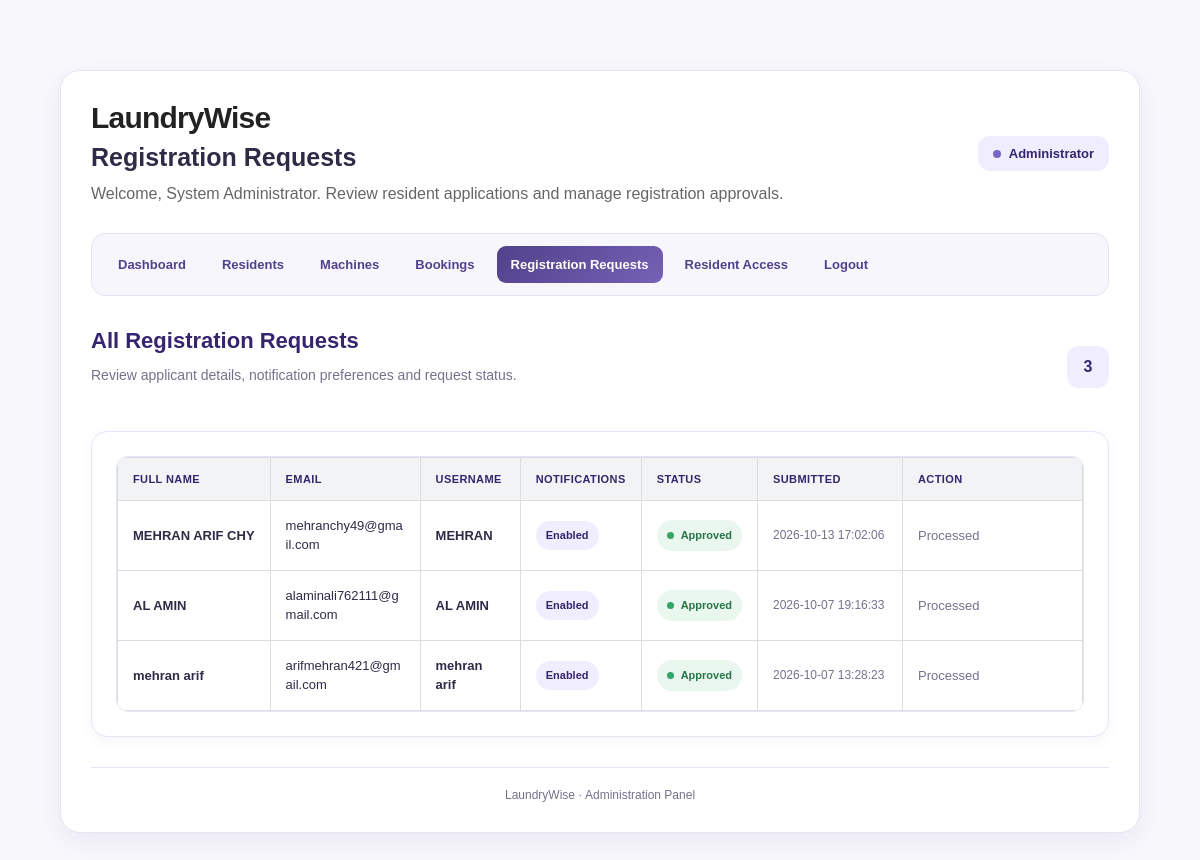
/admin_registration_requests.php (signed in), run on the app's committed database.
### tables this page shows
CREATE TABLE `resident_requests` (
  `id` int(11) NOT NULL,
  `full_name` varchar(100) NOT NULL,
  `email` varchar(150) NOT NULL,
  `username` varchar(100) NOT NULL,
  `password_hash` varchar(255) NOT NULL,
  `email_notifications_enabled` tinyint(1) NOT NULL DEFAULT 0,
  `status` enum('pending','approved','rejected') NOT NULL DEFAULT 'pending',
  `created_at` timestamp NOT NULL DEFAULT current_timestamp()
);

### admin_registration_requests.php (the view, shortened to what this page needs)
<?php
require_once "config/database.php";
$requests = [];
$result = $conn->query(
    "SELECT
        id,
        full_name,
        email,
        username,
        email_notifications_enabled,
        status,
        created_at
     FROM resident_requests
     ORDER BY created_at DESC"
);
if ($result) {
    while ($row = $result->fetch_assoc()) {
        $requests[] = $row;
    }
}
?>
<!DOCTYPE html>
<html lang="en">
<head>
    <link rel="stylesheet" href="css/style.css">
</head>
<body>
<div class="requests-container">
    <header class="dashboard-header">
        <div>
            <h1 class="brand">LaundryWise</h1>
            <h2 class="page-title">Registration Requests</h2>
            <p class="welcome-text">
                Welcome,
                <?php echo htmlspecialchars($_SESSION["name"]); ?>.
                Review resident applications and manage registration approvals.
            </p>
        </div>
        <div class="admin-label">Administrator</div>
    </header>
    <nav class="admin-nav" aria-label="Admin navigation">
        <a href="admin_dashboard.php">
            Dashboard
        </a>
        <a href="admin_residents.php">
            Residents
        </a>
        <a href="admin_machines.php">
            Machines
        </a>
        <a href="admin_bookings.php">
            Bookings
        </a>
        <a href="admin_registration_requests.php" class="active">
            Registration Requests
        </a>
        <a href="admin_resident_access.php">
            Resident Access
        </a>
        <a href="logout.php">
            Logout
        </a>
    </nav>
    <section>
        <div class="requests-summary">
            <div>
                <h2 class="section-heading">All Registration Requests</h2>
                <p class="section-description">
                    Review applicant details, notification preferences and request status.
                </p>
            </div>
            <div class="request-count"
                 title="Total registration requests"
                 aria-label="Total registration requests">
                <?php echo count($requests); ?>
            </div>
        </div>
        <div class="requests-card">
            <?php if (count($requests) === 0): ?>
                <div class="empty-message">
                    <div class="empty-icon" aria-hidden="true">✓</div>
                    <h3>No registration requests</h3>
                    <p>
                        New resident registration requests will appear here.
                    </p>
                </div>
            <?php else: ?>
                <div class="table-wrapper">
                    <table>
                        <thead>
                            <tr>
                                <th>Full Name</th>
                                <th>Email</th>
                                <th>Username</th>
                                <th>Notifications</th>
                                <th>Status</th>
                                <th>Submitted</th>
                                <th>Action</th>
                            </tr>
                        </thead>
                        <tbody>
                            <?php foreach ($requests as $request): ?>
                                <?php
                                $status = $request["status"];
                                if ($status === "pending") {
                                    $status_class = "status-pending";
                                } elseif ($status === "approved") {
                                    $status_class = "status-approved";
                                } else {
                                    $status_class = "status-rejected";
                                }
                                ?>
                                <tr>
                                    <td class="person-name">
                                        <?php
                                        echo htmlspecialchars(
                                            $request["full_name"],
                                            ENT_QUOTES,
                                            "UTF-8"
                                        );
                                        ?>
                                    </td>
                                    <td class="email-cell">
                                        <?php
                                        echo htmlspecialchars(
                                            $request["email"],
                                            ENT_QUOTES,
                                            "UTF-8"
                                        );
                                        ?>
                                    </td>
                                    <td class="username-cell">
                                        <?php
                                        echo htmlspecialchars(
                                            $request["username"],
                                            ENT_QUOTES,
                                            "UTF-8"
                                        );
                                        ?>
                                    </td>
                                    <td>
                                        <?php if (
                                            (int)$request["email_notifications_enabled"] === 1
                                        ): ?>
                                            <span class="notification-badge">
                                                Enabled
                                            </span>
                                        <?php else: ?>
                                            <span class="notification-badge disabled">
                                                Disabled
                                            </span>
                                        <?php endif; ?>
                                    </td>
                                    <td>
                                        <span class="status-badge <?php echo $status_class; ?>">
                                            <?php
                                            echo htmlspecialchars(
                                                ucfirst($status),
                                                ENT_QUOTES,
                                                "UTF-8"
                                            );
                                            ?>
                                        </span>
                                    </td>
                                    <td class="submitted-cell">
                                        <?php
                                        echo htmlspecialchars(
                                            $request["created_at"],
                                            ENT_QUOTES,
                                            "UTF-8"
                                        );
                                        ?>
                                    </td>
                                    <td class="action-cell">
                                        <?php if ($status === "pending"): ?>
                                            <div class="action-group">
                                                <form
                                                    method="POST"
                                                    action="admin_registration_requests.php"
                                                    class="action-form"
                                                    onsubmit="return confirm('Approve this registration request?');"
                                                >
                                                    <input
                                                        type="hidden"
                                                        name="action"
                                                        value="approve"
                                                    >
                                                    <input
                                                        type="hidden"
                                                        name="request_id"
                                                        value="<?php echo (int)$request["id"]; ?>"
                                                    >
                                                    <button
                                                        type="submit"
                                                        class="action-button approve-button"
                                                    >
                                                        Approve
                                                    </button>
                                                </form>
                                                <form
                                                    method="POST"
                                                    action="admin_registration_requests.php"
                                                    class="action-form"
                                                    onsubmit="return confirm('Reject this registration request?');"
                                                >
                                                    <input
                                                        type="hidden"
                                                        name="action"
                                                        value="reject"
                                                    >
                                                    <input
                                                        type="hidden"
                                                        name="request_id"
                                                        value="<?php echo (int)$request["id"]; ?>"
                                                    >
                                                    <button
                                                        type="submit"
                                                        class="action-button reject-button"
                                                    >
                                                        Reject
                                                    </button>
                                                </form>
                                            </div>
                                        <?php else: ?>
                                            <span class="processed-label">
                                                Processed
                                            </span>
                                        <?php endif; ?>
                                    </td>
                                </tr>
                            <?php endforeach; ?>
                        </tbody>
                    </table>
                </div>
            <?php endif; ?>
        </div>
    </section>
    <footer class="dashboard-footer">
        LaundryWise · Administration Panel
    </footer>
</div>
</body>
</html>

### css/style.css (style rules this page uses)
* { box-sizing: border-box; }
body { font-family: Arial, sans-serif; background-color: #f4f6f8; margin: 0; padding: 40px; color: #333; }
.dashboard-header { margin-bottom: 40px; }
.dashboard-header h1 { margin: 0 0 8px 0; color: #222; font-size: 30px; }
.dashboard-header p { margin: 0; color: #666; font-size: 16px; }
h1 { margin-top: 0; color: #222; }
h2 { margin-top: 25px; margin-bottom: 20px; color: #222; }
a { color: #007bff; text-decoration: none; }
table { width: 100%; border-collapse: collapse; }
th, td { padding: 12px; border: 1px solid #ddd; text-align: left; }
th { background-color: #f1f3f5; }

### data on the page
resident_requests: full_name "MEHRAN ARIF CHY", email "mehranchy49@gmail.com", username "MEHRAN", email_notifications_enabled "Enabled", status "Approved", created_at "2026-10-13 17:02:06", shows "Processed"
resident_requests: full_name "AL AMIN", email "alaminali762111@gmail.com", username "AL AMIN", email_notifications_enabled "Enabled", status "Approved", created_at "2026-10-07 19:16:33", shows "Processed"
resident_requests: full_name "mehran arif", email "arifmehran421@gmail.com", username "mehran arif", email_notifications_enabled "Enabled", status "Approved", created_at "2026-10-07 13:28:23", shows "Processed"

### other printed values
$_SESSION["name"] "System Administrator"
count($requests) "3"
